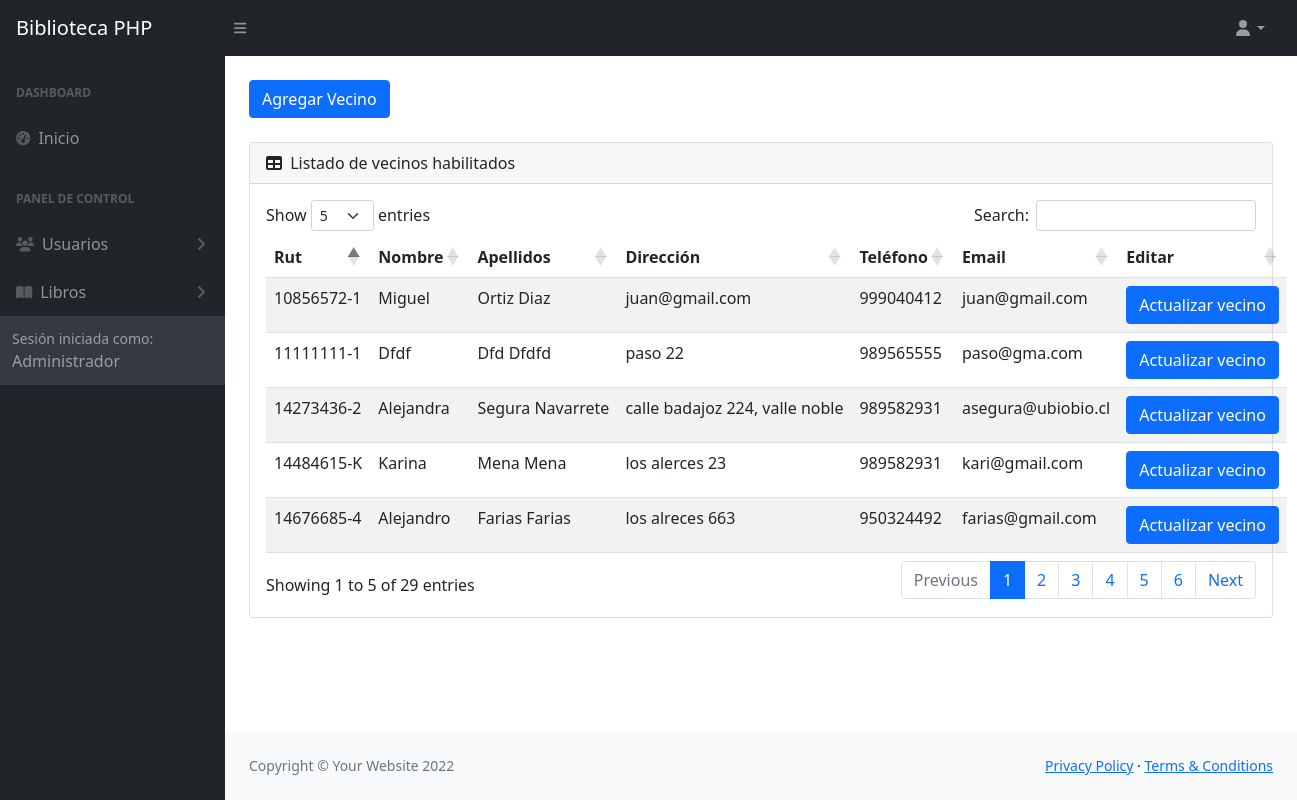
The page /biblioteca-src/admin/listar_vecinos.php on the database its author committed.
### tables this page shows
CREATE TABLE `paga` (
  `id_usuario` int NOT NULL,
  `id_membresia` int NOT NULL,
  `fecha_pago` date DEFAULT NULL,
  `fecha_vencimiento` date DEFAULT NULL,
  `fecha_activacion` date DEFAULT NULL
);

CREATE TABLE `usuario` (
  `id_usuario` int NOT NULL,
  `nombre` varchar(45) DEFAULT NULL,
  `apellido_paterno` varchar(45) DEFAULT NULL,
  `apellido_materno` varchar(45) DEFAULT NULL,
  `rut` varchar(11) DEFAULT NULL,
  `correo` varchar(45) DEFAULT NULL,
  `clave` varchar(150) DEFAULT NULL,
  `comprobante` varchar(200) DEFAULT NULL,
  `foto_perfil` varchar(45) DEFAULT NULL,
  `estado` varchar(10) DEFAULT NULL,
  `direccion` varchar(100) DEFAULT NULL,
  `telefono` varchar(45) DEFAULT NULL,
  `id_rol` int NOT NULL,
  `prueba` set('Pendiente','Habilitado') NOT NULL DEFAULT 'Pendiente'
);

### biblioteca-src/includes/functions.php (called while the page is built, shortened)
<?php
function listar_vecinos(){
    include 'db.php';
    $sql_query = "SELECT u.id_usuario, u.nombre, u.apellido_paterno, u.apellido_materno, u.rut, u.correo, u.telefono, u.direccion, p.id_membresia,p.fecha_vencimiento
    FROM usuario u , paga p where u.id_usuario = p.id_usuario and u.estado = 'habilitado'";
    $stmt = $conn->prepare($sql_query);
    $stmt->execute();
    $result = $stmt->get_result();
    $row = $result->fetch_all(MYSQLI_ASSOC);
    return $row;
}

### biblioteca-src/admin/listar_vecinos.php (the view, shortened to what this page needs)
<?php include('partes/head.php') ?>
<body class="sb-nav-fixed">
    <?php include('partes/nav.php') ?>
    <?php include('partes/sidebar.php') ?>
    <div id="layoutSidenav_content">
        <main>
            <div class="container-fluid px-4">
                <div>
                    <a type="button" href="guardar_vecino.php" class="btn btn-primary mt-4">Agregar Vecino</a>
                </div>
                <div class="card mt-4">
                    <div class="card-header">
                        <i class="fas fa-table me-1"></i>
                        Listado de vecinos habilitados
                    </div>
                    <div class="card-body">
                        <table id="datatablesSimple" class="table table-striped display responsive nowrap" style="width:100%">
                            <thead>
                                <tr>
                                    <th>Rut</th>
                                    <th>Nombre</th>
                                    <th>Apellidos</th>
                                    <th>Dirección</th>
                                    <th>Teléfono</th>
                                    <th>Email</th>
                                    <th>Editar</th>
                                </tr>
                            </thead>
                            <tbody>
                                <?php
                                include '../includes/functions.php';
                                $vecinos = listar_vecinos();
                                foreach ($vecinos as $vecino) {
                                ?>
                                    <tr>
                                        <td><?php echo $vecino['rut']; ?></td>
                                        <td><?php echo $vecino['nombre']; ?></td>
                                        <td><?php echo $vecino['apellido_paterno'] . ' ' . $vecino['apellido_materno']; ?></td>
                                        <td><?php echo $vecino['direccion']; ?></td>
                                        <td><?php echo $vecino['telefono']; ?></td>
                                        <td><?php echo $vecino['correo']; ?></td>
                                        <td>
                                        <a type="button" href="actualizar_vecino.php?id=<?php echo $vecino['id_usuario'];?> & nombre=<?php echo $vecino['nombre'];?>
                                        & ape_pa=<?php echo $vecino['apellido_paterno'];?> & ape_ma=<?php echo $vecino['apellido_materno'];?>
                                        & direc=<?php echo $vecino['direccion'];?> & fono=<?php echo $vecino['telefono']; ?> & correo=<?php echo $vecino['correo']; ?>"
                                        name="registro" class="btn btn-primary">Actualizar vecino</a>
                                        </td>
                                    </tr>
                                <?php
                                } ?>
                                </tbody>
                            </table>
                        </div>
                    </div>
            </main>
            <footer class=" py-4 bg-light mt-auto">
                <div class="container-fluid px-4">
                    <div class="d-flex align-items-center justify-content-between small">
                        <div class="text-muted">Copyright &copy; Your Website 2022</div>
                        <div>
                            <a href="#">Privacy Policy</a>
                            &middot;
                            <a href="#">Terms &amp; Conditions</a>
                        </div>
                    </div>
                </div>
                </footer>
        </div>
    </div>
</body>
</html>

### rows shown on the page
paga: id_usuario.rut "10856572-1", id_usuario.nombre "Miguel", id_usuario.apellido_paterno "Ortiz", id_usuario.apellido_materno "Diaz", id_usuario.direccion "juan@gmail.com", id_usuario.telefono "999040412", id_usuario.correo "juan@gmail.com"
paga: id_usuario.rut "14273436-2", id_usuario.nombre "Alejandra", id_usuario.apellido_paterno "Segura", id_usuario.apellido_materno "Navarrete", id_usuario.direccion "calle badajoz 224, valle noble", id_usuario.telefono "989582931", id_usuario.correo "asegura@ubiobio.cl"
paga: id_usuario.rut "14676685-4", id_usuario.nombre "Alejandro", id_usuario.apellido_paterno "Farias", id_usuario.apellido_materno "Farias", id_usuario.direccion "los alreces 663", id_usuario.telefono "950324492", id_usuario.correo "farias@gmail.com"
paga: id_usuario.rut "11111111-1", id_usuario.nombre "Dfdf", id_usuario.apellido_paterno "Dfd", id_usuario.apellido_materno "Dfdfd", id_usuario.direccion "paso 22", id_usuario.telefono "989565555", id_usuario.correo "paso@gma.com"
paga: id_usuario.rut "14484615-K", id_usuario.nombre "Karina", id_usuario.apellido_paterno "Mena", id_usuario.apellido_materno "Mena", id_usuario.direccion "los alerces 23", id_usuario.telefono "989582931", id_usuario.correo "kari@gmail.com"
